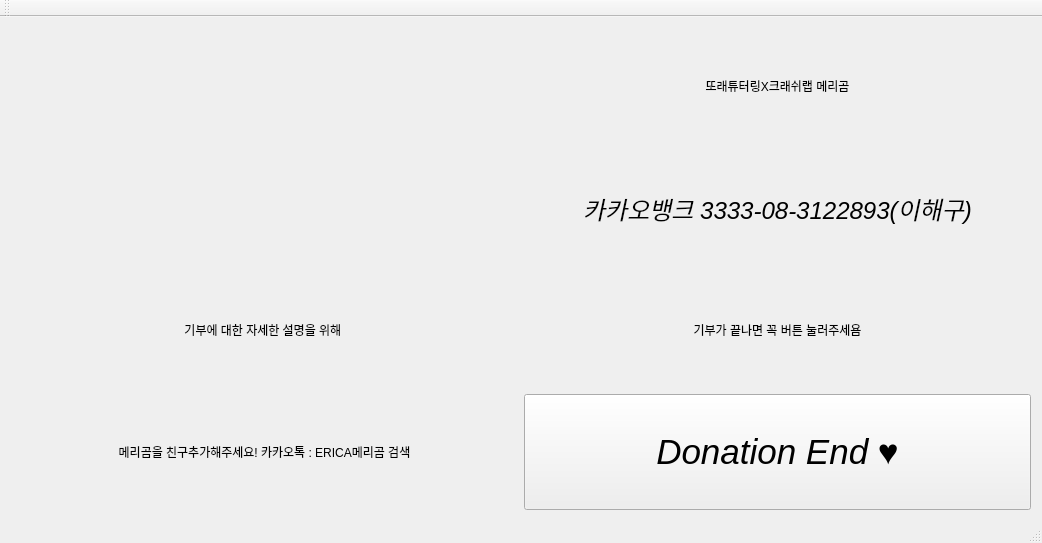
<?xml version="1.0" encoding="UTF-8"?>
<ui version="4.0">
 <class>merry_wtwo</class>
 <widget class="QMainWindow" name="merry_wtwo">
  <property name="geometry">
   <rect>
    <x>0</x>
    <y>0</y>
    <width>1042</width>
    <height>543</height>
   </rect>
  </property>
  <property name="windowTitle">
   <string>merry_wtwo</string>
  </property>
  <widget class="QWidget" name="centralWidget">
   <layout class="QHBoxLayout" name="horizontalLayout">
    <item>
     <layout class="QVBoxLayout" name="verticalLayout_3">
      <item>
       <layout class="QGridLayout" name="gridLayout_2">
        <item row="0" column="0">
         <widget class="QLabel" name="label">
          <property name="text">
           <string/>
          </property>
          <property name="pixmap">
           <pixmap resource="bear.qrc">:/new/prefix1/bear.png</pixmap>
          </property>
          <property name="alignment">
           <set>Qt::AlignCenter</set>
          </property>
         </widget>
        </item>
       </layout>
      </item>
      <item>
       <layout class="QGridLayout" name="gridLayout">
        <item row="0" column="0">
         <widget class="QLabel" name="label_3">
          <property name="text">
           <string/>
          </property>
          <property name="pixmap">
           <pixmap resource="qrcode.qrc">:/new/prefix1/qrcode_50.png</pixmap>
          </property>
          <property name="alignment">
           <set>Qt::AlignCenter</set>
          </property>
         </widget>
        </item>
       </layout>
      </item>
      <item>
       <widget class="QLabel" name="label_4">
        <property name="text">
         <string>기부에 대한 자세한 설명을 위해 </string>
        </property>
        <property name="alignment">
         <set>Qt::AlignCenter</set>
        </property>
       </widget>
      </item>
      <item>
       <widget class="QLabel" name="label_5">
        <property name="text">
         <string>메리곰을 친구추가해주세요! 카카오톡 : ERICA메리곰 검색</string>
        </property>
        <property name="alignment">
         <set>Qt::AlignCenter</set>
        </property>
       </widget>
      </item>
     </layout>
    </item>
    <item>
     <layout class="QVBoxLayout" name="verticalLayout_2">
      <item>
       <widget class="QLabel" name="label_6">
        <property name="text">
         <string>또래튜터링X크래쉬랩 메리곰</string>
        </property>
        <property name="alignment">
         <set>Qt::AlignCenter</set>
        </property>
       </widget>
      </item>
      <item>
       <widget class="QLabel" name="label_2">
        <property name="font">
         <font>
          <pointsize>18</pointsize>
          <italic>true</italic>
         </font>
        </property>
        <property name="text">
         <string>카카오뱅크 3333-08-3122893(이해구)</string>
        </property>
        <property name="alignment">
         <set>Qt::AlignCenter</set>
        </property>
       </widget>
      </item>
      <item>
       <widget class="QLabel" name="label_7">
        <property name="sizePolicy">
         <sizepolicy hsizetype="Preferred" vsizetype="Minimum">
          <horstretch>0</horstretch>
          <verstretch>0</verstretch>
         </sizepolicy>
        </property>
        <property name="text">
         <string>기부가 끝나면 꼭 버튼 눌러주세욤</string>
        </property>
        <property name="alignment">
         <set>Qt::AlignCenter</set>
        </property>
       </widget>
      </item>
      <item>
       <widget class="QPushButton" name="pushButton">
        <property name="sizePolicy">
         <sizepolicy hsizetype="Minimum" vsizetype="Preferred">
          <horstretch>0</horstretch>
          <verstretch>0</verstretch>
         </sizepolicy>
        </property>
        <property name="font">
         <font>
          <pointsize>26</pointsize>
          <italic>true</italic>
         </font>
        </property>
        <property name="text">
         <string>Donation End ♥</string>
        </property>
       </widget>
      </item>
     </layout>
    </item>
   </layout>
  </widget>
  <widget class="QMenuBar" name="menuBar">
   <property name="geometry">
    <rect>
     <x>0</x>
     <y>0</y>
     <width>1042</width>
     <height>25</height>
    </rect>
   </property>
  </widget>
  <widget class="QToolBar" name="mainToolBar">
   <attribute name="toolBarArea">
    <enum>TopToolBarArea</enum>
   </attribute>
   <attribute name="toolBarBreak">
    <bool>false</bool>
   </attribute>
  </widget>
  <widget class="QStatusBar" name="statusBar"/>
 </widget>
 <layoutdefault spacing="6" margin="11"/>
 <resources>
  <include location="qrcode.qrc"/>
  <include location="bear.qrc"/>
 </resources>
 <connections/>
</ui>
